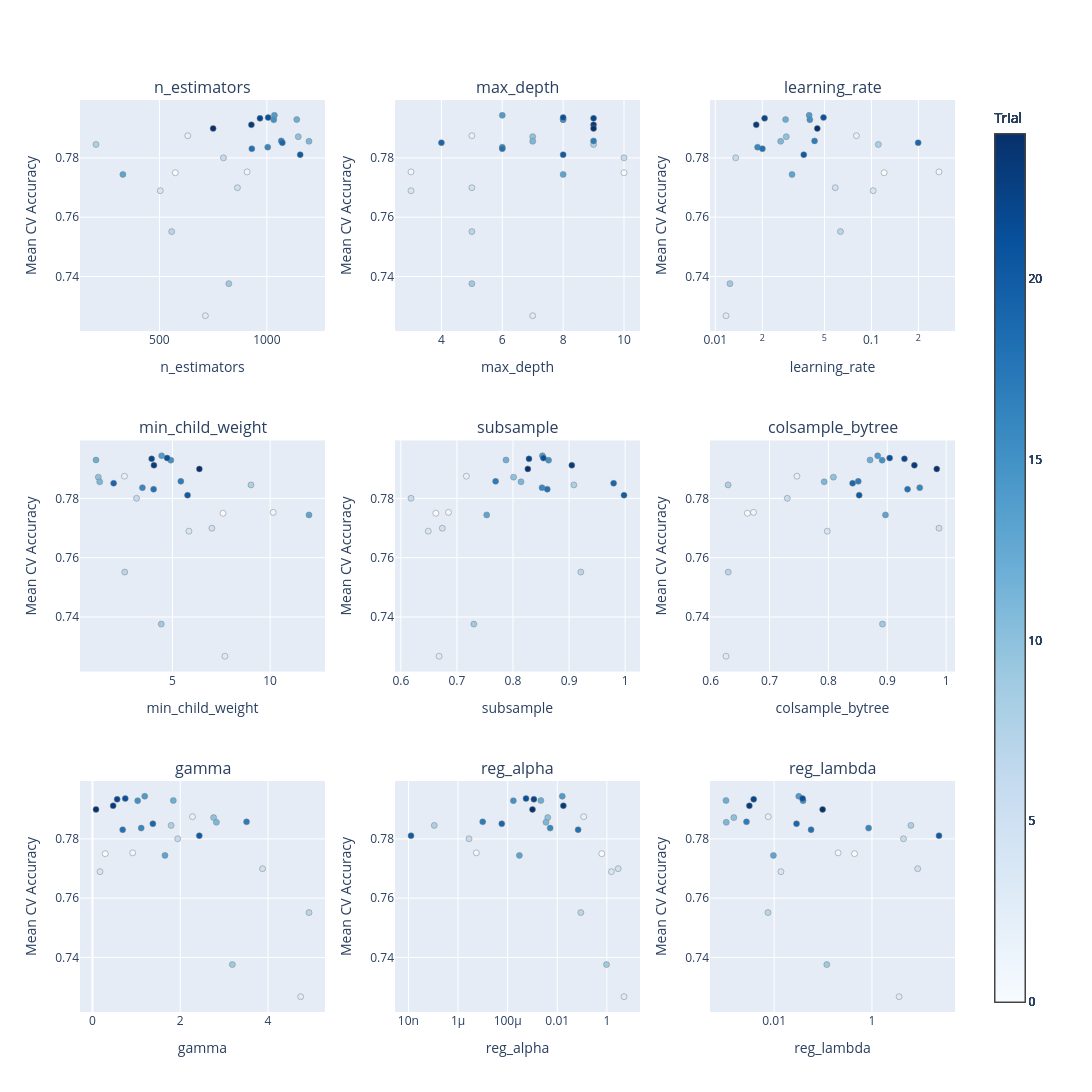

Notebook code for this chart:
### Code cell
import math
import optuna
import pandas as pd
from optuna.distributions import FloatDistribution, IntDistribution
from optuna.trial import TrialState, create_trial
from plotly.subplots import make_subplots

optuna.logging.set_verbosity(optuna.logging.WARNING)

trials_csv = taska.build_artifact_paths(OPTUNA_CONFIG.artifact_tag)['optuna_trials_csv']
trials_df = pd.read_csv(trials_csv)
completed_df = trials_df.loc[trials_df['state'] == 'COMPLETE'].copy()

if completed_df.empty:
    raise ValueError(f'No completed Optuna trials found in {trials_csv}.')

param_distributions = {
    'n_estimators': IntDistribution(200, 1200),
    'max_depth': IntDistribution(3, 10),
    'learning_rate': FloatDistribution(1e-2, 3e-1, log=True),
    'min_child_weight': FloatDistribution(1.0, 12.0),
    'subsample': FloatDistribution(0.6, 1.0),
    'colsample_bytree': FloatDistribution(0.6, 1.0),
    'gamma': FloatDistribution(0.0, 5.0),
    'reg_alpha': FloatDistribution(1e-8, 10.0, log=True),
    'reg_lambda': FloatDistribution(1e-3, 25.0, log=True),
}

if OPTUNA_CONFIG.include_scale_pos_weight and 'params_scale_pos_weight' in completed_df.columns:
    param_distributions['scale_pos_weight'] = FloatDistribution(0.5, 10.0, log=True)

available_params = [
    name for name in param_distributions
    if f'params_{name}' in completed_df.columns and completed_df[f'params_{name}'].notna().any()
]

study = optuna.create_study(
    direction='maximize',
    study_name=f'{OPTUNA_CONFIG.study_name}_slice_rebuilt',
)

for _, row in completed_df.iterrows():
    params = {}
    distributions = {}
    for name in available_params:
        col = f'params_{name}'
        if pd.isna(row[col]):
            continue
        dist = param_distributions[name]
        value = int(row[col]) if isinstance(dist, IntDistribution) else float(row[col])
        params[name] = value
        distributions[name] = dist

    trial = create_trial(
        params=params,
        distributions=distributions,
        value=float(row['value']),
        state=TrialState.COMPLETE,
        user_attrs={
            'mean_accuracy': float(row['user_attrs_mean_accuracy']),
            'mean_macro_f1': float(row['user_attrs_mean_macro_f1']),
            'mean_selected_score': float(row['user_attrs_mean_selected_score']),
        },
    )
    study.add_trial(trial)

n_cols = 3
n_rows = math.ceil(len(available_params) / n_cols)
target_fn = lambda trial: trial.user_attrs.get('mean_accuracy', trial.value)

fig = make_subplots(
    rows=n_rows,
    cols=n_cols,
    subplot_titles=available_params,
    horizontal_spacing=0.08,
    vertical_spacing=0.12,
)

for index, param_name in enumerate(available_params):
    row = index // n_cols + 1
    col = index % n_cols + 1
    slice_fig = optuna.visualization.plot_slice(
        study,
        params=[param_name],
        target=target_fn,
        target_name='Mean CV Accuracy',
    )
    for trace in slice_fig.data:
        fig.add_trace(trace, row=row, col=col)

    fig.update_xaxes(
        title_text=param_name,
        type=slice_fig.layout.xaxis.type,
        row=row,
        col=col,
    )
    fig.update_yaxes(title_text='Mean CV Accuracy', row=row, col=col)

fig.update_layout(
    height=max(100, 500 * n_rows),
    width=1500,
    showlegend=False,
)
fig.show()

### Figure 1 — Plotly figure (JSON) as saved in the notebook; plotly's stock layout.template omitted (floating-point values rounded to 4 significant figures)
{"data": [{"marker": {"color": [0, 1, 2, 3, 4, 5, 6, 7, 8, 9, 10, 11, 12, 13, 14, 15, 16, 17, 18, 19, 20, 21, 22, 23, 24], "colorbar": {"title": {"text": "Trial"}, "x": 1, "xpad": 40}, "colorscale": [[0, "rgb(247,251,255)"], [0.125, "rgb(222,235,247)"], [0.25, "rgb(198,219,239)"], [0.375, "rgb(158,202,225)"], [0.5, "rgb(107,174,214)"], [0.625, "rgb(66,146,198)"], [0.75, "rgb(33,113,181)"], [0.875, "rgb(8,81,156)"], [1, "rgb(8,48,107)"]], "line": {"color": "Grey", "width": 0.5}}, "mode": "markers", "name": "Feasible Trial", "showlegend": false, "type": "scatter", "x": [574, 908, 632, 714, 504, 863, 798, 557, 205, 823, 1146, 1196, 1139, 330, 1035, 1032, 1004, 1067, 930, 1072, 1155, 1006, 968, 928, 750], "xaxis": "x", "y": [0.775, 0.7753, 0.7875, 0.7268, 0.7689, 0.7699, 0.78, 0.7551, 0.7845, 0.7376, 0.7872, 0.7856, 0.7929, 0.7744, 0.7944, 0.7929, 0.7836, 0.7857, 0.7831, 0.7851, 0.7811, 0.7936, 0.7933, 0.7912, 0.7899], "yaxis": "y"}, {"marker": {"color": [0, 1, 2, 3, 4, 5, 6, 7, 8, 9, 10, 11, 12, 13, 14, 15, 16, 17, 18, 19, 20, 21, 22, 23, 24], "colorbar": {"title": {"text": "Trial"}, "x": 1, "xpad": 40}, "colorscale": [[0, "rgb(247,251,255)"], [0.125, "rgb(222,235,247)"], [0.25, "rgb(198,219,239)"], [0.375, "rgb(158,202,225)"], [0.5, "rgb(107,174,214)"], [0.625, "rgb(66,146,198)"], [0.75, "rgb(33,113,181)"], [0.875, "rgb(8,81,156)"], [1, "rgb(8,48,107)"]], "line": {"color": "Grey", "width": 0.5}}, "mode": "markers", "name": "Feasible Trial", "showlegend": false, "type": "scatter", "x": [10, 3, 5, 7, 3, 5, 10, 5, 9, 5, 7, 7, 8, 8, 6, 8, 6, 9, 6, 4, 8, 8, 9, 9, 9], "xaxis": "x2", "y": [0.775, 0.7753, 0.7875, 0.7268, 0.7689, 0.7699, 0.78, 0.7551, 0.7845, 0.7376, 0.7872, 0.7856, 0.7929, 0.7744, 0.7944, 0.7929, 0.7836, 0.7857, 0.7831, 0.7851, 0.7811, 0.7936, 0.7933, 0.7912, 0.7899], "yaxis": "y2"}, {"marker": {"color": [0, 1, 2, 3, 4, 5, 6, 7, 8, 9, 10, 11, 12, 13, 14, 15, 16, 17, 18, 19, 20, 21, 22, 23, 24], "colorbar": {"title": {"text": "Trial"}, "x": 1, "xpad": 40}, "colorscale": [[0, "rgb(247,251,255)"], [0.125, "rgb(222,235,247)"], [0.25, "rgb(198,219,239)"], [0.375, "rgb(158,202,225)"], [0.5, "rgb(107,174,214)"], [0.625, "rgb(66,146,198)"], [0.75, "rgb(33,113,181)"], [0.875, "rgb(8,81,156)"], [1, "rgb(8,48,107)"]], "line": {"color": "Grey", "width": 0.5}}, "mode": "markers", "name": "Feasible Trial", "showlegend": false, "type": "scatter", "x": [0.1206, 0.2708, 0.08013, 0.01171, 0.1025, 0.05864, 0.01351, 0.06333, 0.1107, 0.01241, 0.02848, 0.02622, 0.0282, 0.031, 0.03992, 0.04031, 0.01866, 0.04323, 0.02004, 0.1991, 0.03687, 0.04934, 0.02069, 0.01829, 0.04501], "xaxis": "x3", "y": [0.775, 0.7753, 0.7875, 0.7268, 0.7689, 0.7699, 0.78, 0.7551, 0.7845, 0.7376, 0.7872, 0.7856, 0.7929, 0.7744, 0.7944, 0.7929, 0.7836, 0.7857, 0.7831, 0.7851, 0.7811, 0.7936, 0.7933, 0.7912, 0.7899], "yaxis": "y3"}, {"marker": {"color": [0, 1, 2, 3, 4, 5, 6, 7, 8, 9, 10, 11, 12, 13, 14, 15, 16, 17, 18, 19, 20, 21, 22, 23, 24], "colorbar": {"title": {"text": "Trial"}, "x": 1, "xpad": 40}, "colorscale": [[0, "rgb(247,251,255)"], [0.125, "rgb(222,235,247)"], [0.25, "rgb(198,219,239)"], [0.375, "rgb(158,202,225)"], [0.5, "rgb(107,174,214)"], [0.625, "rgb(66,146,198)"], [0.75, "rgb(33,113,181)"], [0.875, "rgb(8,81,156)"], [1, "rgb(8,48,107)"]], "line": {"color": "Grey", "width": 0.5}}, "mode": "markers", "name": "Feasible Trial", "showlegend": false, "type": "scatter", "x": [7.585, 10.16, 2.534, 7.683, 5.842, 7.014, 3.156, 2.55, 9.019, 4.421, 1.198, 1.267, 1.078, 11.99, 4.442, 4.913, 3.456, 5.425, 4.03, 1.981, 5.768, 4.723, 3.93, 4.048, 6.374], "xaxis": "x4", "y": [0.775, 0.7753, 0.7875, 0.7268, 0.7689, 0.7699, 0.78, 0.7551, 0.7845, 0.7376, 0.7872, 0.7856, 0.7929, 0.7744, 0.7944, 0.7929, 0.7836, 0.7857, 0.7831, 0.7851, 0.7811, 0.7936, 0.7933, 0.7912, 0.7899], "yaxis": "y4"}, {"marker": {"color": [0, 1, 2, 3, 4, 5, 6, 7, 8, 9, 10, 11, 12, 13, 14, 15, 16, 17, 18, 19, 20, 21, 22, 23, 24], "colorbar": {"title": {"text": "Trial"}, "x": 1, "xpad": 40}, "colorscale": [[0, "rgb(247,251,255)"], [0.125, "rgb(222,235,247)"], [0.25, "rgb(198,219,239)"], [0.375, "rgb(158,202,225)"], [0.5, "rgb(107,174,214)"], [0.625, "rgb(66,146,198)"], [0.75, "rgb(33,113,181)"], [0.875, "rgb(8,81,156)"], [1, "rgb(8,48,107)"]], "line": {"color": "Grey", "width": 0.5}}, "mode": "markers", "name": "Feasible Trial", "showlegend": false, "type": "scatter", "x": [0.6624, 0.6849, 0.7169, 0.6682, 0.6488, 0.6739, 0.6181, 0.9209, 0.9085, 0.7301, 0.801, 0.8142, 0.7875, 0.7531, 0.8524, 0.8634, 0.8517, 0.769, 0.8611, 0.9794, 0.9979, 0.8543, 0.8285, 0.9049, 0.8264], "xaxis": "x5", "y": [0.775, 0.7753, 0.7875, 0.7268, 0.7689, 0.7699, 0.78, 0.7551, 0.7845, 0.7376, 0.7872, 0.7856, 0.7929, 0.7744, 0.7944, 0.7929, 0.7836, 0.7857, 0.7831, 0.7851, 0.7811, 0.7936, 0.7933, 0.7912, 0.7899], "yaxis": "y5"}, {"marker": {"color": [0, 1, 2, 3, 4, 5, 6, 7, 8, 9, 10, 11, 12, 13, 14, 15, 16, 17, 18, 19, 20, 21, 22, 23, 24], "colorbar": {"title": {"text": "Trial"}, "x": 1, "xpad": 40}, "colorscale": [[0, "rgb(247,251,255)"], [0.125, "rgb(222,235,247)"], [0.25, "rgb(198,219,239)"], [0.375, "rgb(158,202,225)"], [0.5, "rgb(107,174,214)"], [0.625, "rgb(66,146,198)"], [0.75, "rgb(33,113,181)"], [0.875, "rgb(8,81,156)"], [1, "rgb(8,48,107)"]], "line": {"color": "Grey", "width": 0.5}}, "mode": "markers", "name": "Feasible Trial", "showlegend": false, "type": "scatter", "x": [0.6624, 0.6727, 0.7465, 0.626, 0.7981, 0.9878, 0.7301, 0.6298, 0.6296, 0.8918, 0.8085, 0.7928, 0.8707, 0.8969, 0.8837, 0.8913, 0.9551, 0.8507, 0.9344, 0.8411, 0.8522, 0.904, 0.9291, 0.946, 0.984], "xaxis": "x6", "y": [0.775, 0.7753, 0.7875, 0.7268, 0.7689, 0.7699, 0.78, 0.7551, 0.7845, 0.7376, 0.7872, 0.7856, 0.7929, 0.7744, 0.7944, 0.7929, 0.7836, 0.7857, 0.7831, 0.7851, 0.7811, 0.7936, 0.7933, 0.7912, 0.7899], "yaxis": "y6"}, {"marker": {"color": [0, 1, 2, 3, 4, 5, 6, 7, 8, 9, 10, 11, 12, 13, 14, 15, 16, 17, 18, 19, 20, 21, 22, 23, 24], "colorbar": {"title": {"text": "Trial"}, "x": 1, "xpad": 40}, "colorscale": [[0, "rgb(247,251,255)"], [0.125, "rgb(222,235,247)"], [0.25, "rgb(198,219,239)"], [0.375, "rgb(158,202,225)"], [0.5, "rgb(107,174,214)"], [0.625, "rgb(66,146,198)"], [0.75, "rgb(33,113,181)"], [0.875, "rgb(8,81,156)"], [1, "rgb(8,48,107)"]], "line": {"color": "Grey", "width": 0.5}}, "mode": "markers", "name": "Feasible Trial", "showlegend": false, "type": "scatter", "x": [0.2904, 0.917, 2.28, 4.744, 0.1719, 3.876, 1.943, 4.934, 1.792, 3.188, 2.761, 2.824, 1.842, 1.653, 1.191, 1.031, 1.111, 3.511, 0.6885, 1.376, 2.435, 0.7472, 0.5628, 0.4713, 0.08079], "xaxis": "x7", "y": [0.775, 0.7753, 0.7875, 0.7268, 0.7689, 0.7699, 0.78, 0.7551, 0.7845, 0.7376, 0.7872, 0.7856, 0.7929, 0.7744, 0.7944, 0.7929, 0.7836, 0.7857, 0.7831, 0.7851, 0.7811, 0.7936, 0.7933, 0.7912, 0.7899], "yaxis": "y7"}, {"marker": {"color": [0, 1, 2, 3, 4, 5, 6, 7, 8, 9, 10, 11, 12, 13, 14, 15, 16, 17, 18, 19, 20, 21, 22, 23, 24], "colorbar": {"title": {"text": "Trial"}, "x": 1, "xpad": 40}, "colorscale": [[0, "rgb(247,251,255)"], [0.125, "rgb(222,235,247)"], [0.25, "rgb(198,219,239)"], [0.375, "rgb(158,202,225)"], [0.5, "rgb(107,174,214)"], [0.625, "rgb(66,146,198)"], [0.75, "rgb(33,113,181)"], [0.875, "rgb(8,81,156)"], [1, "rgb(8,48,107)"]], "line": {"color": "Grey", "width": 0.5}}, "mode": "markers", "name": "Feasible Trial", "showlegend": false, "type": "scatter", "x": [0.6246, 5.472e-06, 0.1166, 4.906, 1.527, 2.854, 2.768e-06, 0.08917, 1.104e-07, 0.9659, 0.004138, 0.003515, 0.002184, 0.0002977, 0.01594, 0.0001703, 0.005167, 9.895e-06, 0.06933, 5.799e-05, 1.272e-08, 0.0005512, 0.001144, 0.01761, 0.001004], "xaxis": "x8", "y": [0.775, 0.7753, 0.7875, 0.7268, 0.7689, 0.7699, 0.78, 0.7551, 0.7845, 0.7376, 0.7872, 0.7856, 0.7929, 0.7744, 0.7944, 0.7929, 0.7836, 0.7857, 0.7831, 0.7851, 0.7811, 0.7936, 0.7933, 0.7912, 0.7899], "yaxis": "y8"}, {"marker": {"color": [0, 1, 2, 3, 4, 5, 6, 7, 8, 9, 10, 11, 12, 13, 14, 15, 16, 17, 18, 19, 20, 21, 22, 23, 24], "colorbar": {"title": {"text": "Trial"}, "x": 1, "xpad": 40}, "colorscale": [[0, "rgb(247,251,255)"], [0.125, "rgb(222,235,247)"], [0.25, "rgb(198,219,239)"], [0.375, "rgb(158,202,225)"], [0.5, "rgb(107,174,214)"], [0.625, "rgb(66,146,198)"], [0.75, "rgb(33,113,181)"], [0.875, "rgb(8,81,156)"], [1, "rgb(8,48,107)"]], "line": {"color": "Grey", "width": 0.5}}, "mode": "markers", "name": "Feasible Trial", "showlegend": false, "type": "scatter", "x": [0.4402, 0.2032, 0.007554, 3.592, 0.01374, 8.618, 4.413, 0.007481, 6.25, 0.1193, 0.001498, 0.001048, 0.001036, 0.009661, 0.03185, 0.03905, 0.8539, 0.002719, 0.05685, 0.02868, 23.49, 0.0381, 0.003813, 0.003112, 0.09794], "xaxis": "x9", "y": [0.775, 0.7753, 0.7875, 0.7268, 0.7689, 0.7699, 0.78, 0.7551, 0.7845, 0.7376, 0.7872, 0.7856, 0.7929, 0.7744, 0.7944, 0.7929, 0.7836, 0.7857, 0.7831, 0.7851, 0.7811, 0.7936, 0.7933, 0.7912, 0.7899], "yaxis": "y9"}], "layout": {"annotations": [{"font": {"size": 16}, "showarrow": false, "text": "n_estimators", "x": 0.14, "xanchor": "center", "xref": "paper", "y": 1, "yanchor": "bottom", "yref": "paper"}, {"font": {"size": 16}, "showarrow": false, "text": "max_depth", "x": 0.5, "xanchor": "center", "xref": "paper", "y": 1, "yanchor": "bottom", "yref": "paper"}, {"font": {"size": 16}, "showarrow": false, "text": "learning_rate", "x": 0.86, "xanchor": "center", "xref": "paper", "y": 1, "yanchor": "bottom", "yref": "paper"}, {"font": {"size": 16}, "showarrow": false, "text": "min_child_weight", "x": 0.14, "xanchor": "center", "xref": "paper", "y": 0.6267, "yanchor": "bottom", "yref": "paper"}, {"font": {"size": 16}, "showarrow": false, "text": "subsample", "x": 0.5, "xanchor": "center", "xref": "paper", "y": 0.6267, "yanchor": "bottom", "yref": "paper"}, {"font": {"size": 16}, "showarrow": false, "text": "colsample_bytree", "x": 0.86, "xanchor": "center", "xref": "paper", "y": 0.6267, "yanchor": "bottom", "yref": "paper"}, {"font": {"size": 16}, "showarrow": false, "text": "gamma", "x": 0.14, "xanchor": "center", "xref": "paper", "y": 0.2533, "yanchor": "bottom", "yref": "paper"}, {"font": {"size": 16}, "showarrow": false, "text": "reg_alpha", "x": 0.5, "xanchor": "center", "xref": "paper", "y": 0.2533, "yanchor": "bottom", "yref": "paper"}, {"font": {"size": 16}, "showarrow": false, "text": "reg_lambda", "x": 0.86, "xanchor": "center", "xref": "paper", "y": 0.2533, "yanchor": "bottom", "yref": "paper"}], "height": 1500, "showlegend": false, "width": 1500, "xaxis": {"anchor": "y", "domain": [0, 0.28], "title": {"text": "n_estimators"}}, "xaxis2": {"anchor": "y2", "domain": [0.36, 0.64], "title": {"text": "max_depth"}}, "xaxis3": {"anchor": "y3", "domain": [0.72, 1], "title": {"text": "learning_rate"}, "type": "log"}, "xaxis4": {"anchor": "y4", "domain": [0, 0.28], "title": {"text": "min_child_weight"}}, "xaxis5": {"anchor": "y5", "domain": [0.36, 0.64], "title": {"text": "subsample"}}, "xaxis6": {"anchor": "y6", "domain": [0.72, 1], "title": {"text": "colsample_bytree"}}, "xaxis7": {"anchor": "y7", "domain": [0, 0.28], "title": {"text": "gamma"}}, "xaxis8": {"anchor": "y8", "domain": [0.36, 0.64], "title": {"text": "reg_alpha"}, "type": "log"}, "xaxis9": {"anchor": "y9", "domain": [0.72, 1], "title": {"text": "reg_lambda"}, "type": "log"}, "yaxis": {"anchor": "x", "domain": [0.7467, 1], "title": {"text": "Mean CV Accuracy"}}, "yaxis2": {"anchor": "x2", "domain": [0.7467, 1], "title": {"text": "Mean CV Accuracy"}}, "yaxis3": {"anchor": "x3", "domain": [0.7467, 1], "title": {"text": "Mean CV Accuracy"}}, "yaxis4": {"anchor": "x4", "domain": [0.3733, 0.6267], "title": {"text": "Mean CV Accuracy"}}, "yaxis5": {"anchor": "x5", "domain": [0.3733, 0.6267], "title": {"text": "Mean CV Accuracy"}}, "yaxis6": {"anchor": "x6", "domain": [0.3733, 0.6267], "title": {"text": "Mean CV Accuracy"}}, "yaxis7": {"anchor": "x7", "domain": [0, 0.2533], "title": {"text": "Mean CV Accuracy"}}, "yaxis8": {"anchor": "x8", "domain": [0, 0.2533], "title": {"text": "Mean CV Accuracy"}}, "yaxis9": {"anchor": "x9", "domain": [0, 0.2533], "title": {"text": "Mean CV Accuracy"}}}}
